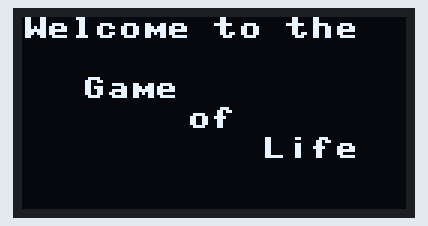
A program run on a simulated Raspberry Pi Pico running MicroPython. Shown: 128×64 one-colour display. Random numbers come from a fixed seed.

Above: at 0.1 s.
At 0.6 s:
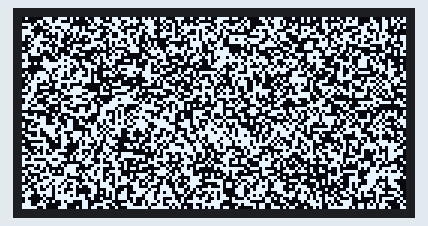
At 2.0 s:
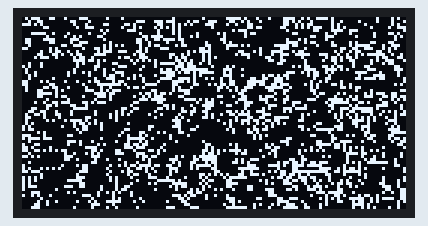
At 10.4 s:
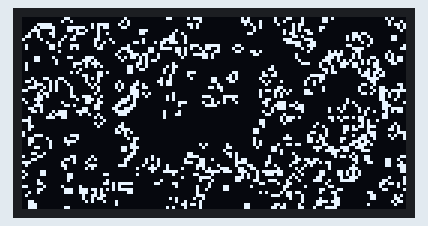
At 19.8 s:
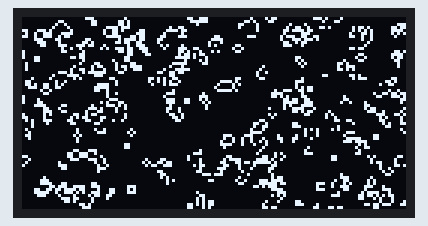
At 38.4 s:
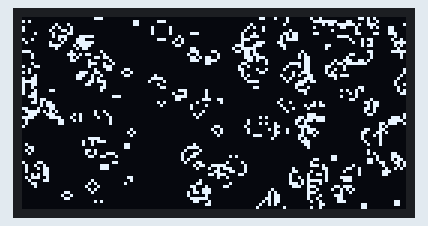

The program:

main.py
```python
from machine import Pin, I2C
from ssd1306 import SSD1306_I2C
from life import Life
from time import sleep

i2c = I2C(0, sda=Pin(0), scl=Pin(1), freq=400_000)
oled = SSD1306_I2C(128, 64, i2c)

oled.text("Welcome to the", 0, 0)
oled.text("Game", 20, 20)
oled.text("of", 55, 30)
oled.text("Life", 80, 40)
oled.show()

life = Life((128, 64), oled.buffer)
parity = bytearray(128 * 64 // 8)
while True:
    life.randomize()
    oled.show()
    # apply brent's cycle detection algorithm
    power = lam = 1
    while life.buffer != parity:
        if power == lam:
            parity[:] = life.buffer
            # This should identify loops a bit quicker,
            # since they are generally small:
            power += 1  # *= 2
            lam = 0
        life.step()
        lam += 1
        oled.show()

    oled.fill_rect(0, 0, 57, 10, 0)
    oled.text("Looped!", 0, 0)
    oled.show()
    sleep(30)
```

life.py
```python
from random import choice
import framebuf

window = [(i, j) for i in [-1, 0, 1] for j in [-1, 0, 1] if (i, j) != (0, 0)]


class Life:
    def __init__(self, size, buffer):
        self.size = size
        I, J = self.size
        self.buffer = buffer
        self.frame = framebuf.FrameBuffer(self.buffer, I, J, framebuf.MONO_VLSB)
        self.neighbors = bytearray(I * J)
        self.active = None

    def reinitialize(self):
        I, J = self.size
        self.initialize_neighbors()
        self.active = bytearray(1 for __ in range(I * J))

    def step(self):
        I, J = self.size
        next_neighbors = bytearray(I * J)
        next_neighbors[:] = self.neighbors
        next_active = bytearray(I * J)
        for i in range(I):
            for j in range(J):
                if not self.active[i + j * I]:
                    continue
                neigh = self.neighbors[i + j * I]
                if neigh == 2:
                    continue
                old_value = self.frame.pixel(i, j)
                new_value = neigh == 3
                if old_value == new_value:
                    continue
                self.frame.pixel(i, j, new_value)
                next_active[i + j * I] = 1
                nudge = 2 * new_value - 1
                for dx, dy in window:
                    x = (i + dx) % I
                    y = (j + dy) % J
                    next_neighbors[x + y * I] += nudge
                    next_active[x + y * I] = 1
        self.neighbors = next_neighbors
        self.active = next_active
        return self

    def initialize_neighbors(self):
        I, J = self.size
        n = bytearray((I + 2) * (J + 2))
        for i in range(I):
            for j in range(J):
                if self.frame.pixel(i, j):
                    for x, y in window:
                        n[x + i + 1 + (y + j + 1) * (I + 2)] += 1
        for i in range(I + 2):
            n[i + I + 2] += n[i + (I + 2) * (J + 1)]
            n[i + (I + 2) * (J)] += n[i]
        for j in range(1, J + 1):
            n[1 + j * (I + 2)] += n[I + 1 + j * (I + 2)]
            n[I + j * (I + 2)] += n[j * (I + 2)]
        for j in range(J):
            self.neighbors[I * j : I * (j + 1)] = n[
                1 + (I + 2) * (j + 1) : (I + 2) * (j + 2) - 1
            ]

    def randomize(self):
        I, J = self.size
        for i in range(I):
            for j in range(J):
                self.frame.pixel(i, j, choice([False, True]))
        self.reinitialize()
```

Measured:
- what the display in image 1 shows lasts 1.5 s, from 0.5 s to 2.0 s
- what the display in image 2 shows lasts 1.1 s, from 2.0 s to 3.1 s
- what the display in image 3 shows lasts 1.0 s, from 10.3 s to 11.3 s
- what the display in image 4 shows lasts 0.9 s, from 19.7 s to 20.6 s
